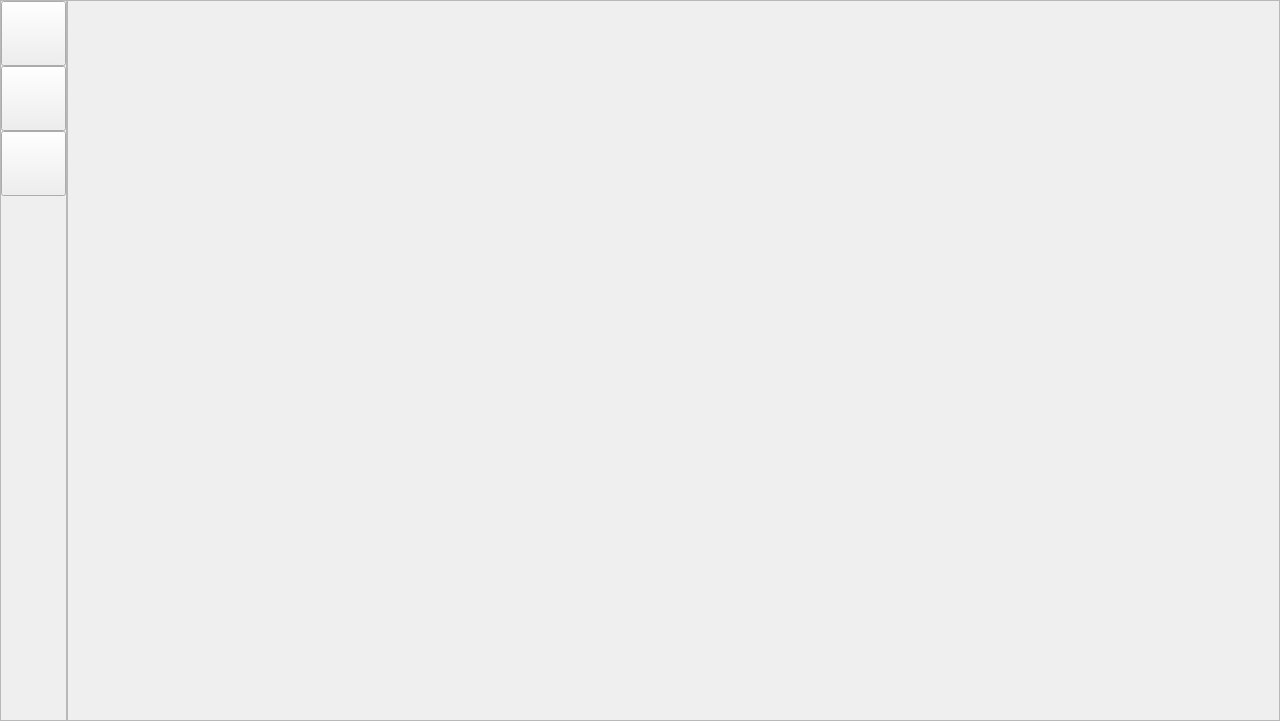
<?xml version="1.0" encoding="UTF-8"?>
<ui version="4.0">
 <class>VGTrackerMain</class>
 <widget class="QWidget" name="VGTrackerMain">
  <property name="geometry">
   <rect>
    <x>0</x>
    <y>0</y>
    <width>1280</width>
    <height>721</height>
   </rect>
  </property>
  <property name="windowTitle">
   <string>VGTracker</string>
  </property>
  <property name="windowIcon">
   <iconset>
    <normaloff>D:/David/Downloads/icon1.png</normaloff>
    <normalon>D:/David/Downloads/icon1.png</normalon>
    <disabledoff>D:/David/Downloads/icon1.png</disabledoff>
    <disabledon>D:/David/Downloads/icon1.png</disabledon>
    <activeoff>D:/David/Downloads/icon1.png</activeoff>
    <activeon>D:/David/Downloads/icon1.png</activeon>
    <selectedoff>D:/David/Downloads/icon1.png</selectedoff>
    <selectedon>D:/David/Downloads/icon1.png</selectedon>D:/David/Downloads/icon1.png</iconset>
  </property>
  <property name="styleSheet">
   <string notr="true"/>
  </property>
  <layout class="QHBoxLayout" name="horizontalLayout">
   <property name="spacing">
    <number>0</number>
   </property>
   <property name="leftMargin">
    <number>0</number>
   </property>
   <property name="topMargin">
    <number>0</number>
   </property>
   <property name="rightMargin">
    <number>0</number>
   </property>
   <property name="bottomMargin">
    <number>0</number>
   </property>
   <item>
    <widget class="QFrame" name="fr_sidebar">
     <property name="sizePolicy">
      <sizepolicy hsizetype="Minimum" vsizetype="Preferred">
       <horstretch>0</horstretch>
       <verstretch>0</verstretch>
      </sizepolicy>
     </property>
     <property name="frameShape">
      <enum>QFrame::StyledPanel</enum>
     </property>
     <property name="frameShadow">
      <enum>QFrame::Raised</enum>
     </property>
     <property name="class" stdset="0">
      <string>sidebar</string>
     </property>
     <layout class="QVBoxLayout" name="verticalLayout">
      <property name="spacing">
       <number>0</number>
      </property>
      <property name="leftMargin">
       <number>0</number>
      </property>
      <property name="topMargin">
       <number>0</number>
      </property>
      <property name="rightMargin">
       <number>0</number>
      </property>
      <property name="bottomMargin">
       <number>0</number>
      </property>
      <item>
       <widget class="QPushButton" name="pushButton">
        <property name="minimumSize">
         <size>
          <width>65</width>
          <height>65</height>
         </size>
        </property>
        <property name="maximumSize">
         <size>
          <width>65</width>
          <height>65</height>
         </size>
        </property>
        <property name="text">
         <string/>
        </property>
        <property name="icon">
         <iconset>
          <normaloff>D:/David/Downloads/icon1.png</normaloff>D:/David/Downloads/icon1.png</iconset>
        </property>
        <property name="iconSize">
         <size>
          <width>32</width>
          <height>32</height>
         </size>
        </property>
       </widget>
      </item>
      <item>
       <widget class="QPushButton" name="bt_goLibrary">
        <property name="minimumSize">
         <size>
          <width>65</width>
          <height>65</height>
         </size>
        </property>
        <property name="maximumSize">
         <size>
          <width>65</width>
          <height>65</height>
         </size>
        </property>
        <property name="text">
         <string/>
        </property>
        <property name="icon">
         <iconset>
          <normaloff>D:/David/Downloads/book.png</normaloff>D:/David/Downloads/book.png</iconset>
        </property>
        <property name="iconSize">
         <size>
          <width>32</width>
          <height>32</height>
         </size>
        </property>
       </widget>
      </item>
      <item>
       <widget class="QPushButton" name="pushButton_2">
        <property name="minimumSize">
         <size>
          <width>65</width>
          <height>65</height>
         </size>
        </property>
        <property name="maximumSize">
         <size>
          <width>65</width>
          <height>65</height>
         </size>
        </property>
        <property name="text">
         <string/>
        </property>
        <property name="icon">
         <iconset>
          <normaloff>D:/David/Downloads/help-web-button.png</normaloff>D:/David/Downloads/help-web-button.png</iconset>
        </property>
        <property name="iconSize">
         <size>
          <width>32</width>
          <height>32</height>
         </size>
        </property>
       </widget>
      </item>
      <item>
       <spacer name="verticalSpacer">
        <property name="orientation">
         <enum>Qt::Vertical</enum>
        </property>
        <property name="sizeHint" stdset="0">
         <size>
          <width>20</width>
          <height>40</height>
         </size>
        </property>
       </spacer>
      </item>
     </layout>
    </widget>
   </item>
   <item>
    <widget class="QFrame" name="fr_formholder">
     <property name="sizePolicy">
      <sizepolicy hsizetype="Expanding" vsizetype="Preferred">
       <horstretch>0</horstretch>
       <verstretch>0</verstretch>
      </sizepolicy>
     </property>
     <property name="frameShape">
      <enum>QFrame::StyledPanel</enum>
     </property>
     <property name="frameShadow">
      <enum>QFrame::Raised</enum>
     </property>
     <property name="class" stdset="0">
      <string>formHolder</string>
     </property>
     <layout class="QGridLayout" name="gridLayout">
      <item row="0" column="0">
       <layout class="QGridLayout" name="lo_widgetholder"/>
      </item>
     </layout>
    </widget>
   </item>
  </layout>
 </widget>
 <resources/>
 <connections/>
</ui>
